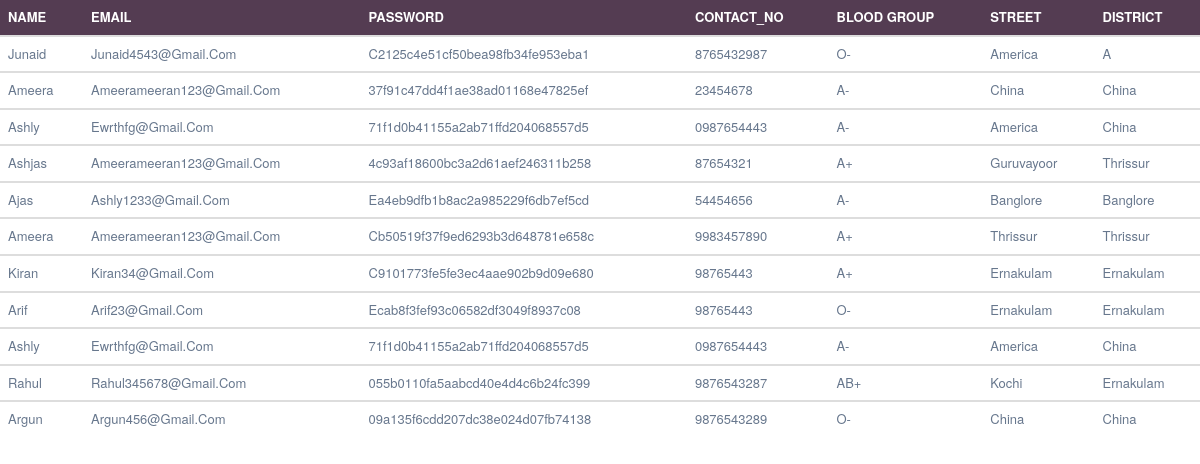
The app's page /admin/donorda.php with its own data.
### tables this page shows
CREATE TABLE IF NOT EXISTS `donor` (
  `id` int(100) NOT NULL AUTO_INCREMENT,
  `Name` varchar(200) NOT NULL,
  `Email` varchar(300) NOT NULL,
  `Password` varchar(100) NOT NULL,
  `Contact_no` varchar(200) NOT NULL,
  `Blood_group` varchar(300) NOT NULL,
  `Street` varchar(400) NOT NULL,
  `District` varchar(500) NOT NULL,
  `image` varchar(100) NOT NULL,
  `date` datetime NOT NULL DEFAULT current_timestamp(),
  PRIMARY KEY (`id`)
);

### admin/donorda.php (the view, shortened to what this page needs)
<?php
include('connect.php');
?>
<html lang="en">
<head>
    <link rel="stylesheet" href="https://maxcdn.bootstrapcdn.com/bootstrap/3.4.1/css/bootstrap.min.css">
    <link rel="stylesheet" href="style/donordastyle.css" type="text/css" />
</head>
<body>
    <div class="demotable">
        <div class="table-responsive">
            <?php
$sql="SELECT * FROM donor ";
if($req=mysqli_query($connect,$sql)){
    echo"<table class='table table-hover table-nowrap'>
    <thead class='thead-light' style='background-color: #543c52;
    text-transform: uppercase;
    font-size :12px;
    font-weight: 500;
    color: white'>
    <tr>
    <th scope='col' style='font-size:small'>Name</th>
        <th scope='col' style='font-size:small'>Email</th>
        <th scope='col' style='font-size:small'>Password</th>
        <th scope='col'style='font-size:small'>Contact_no</th>
        <th scope='col'style='font-size:small'>Blood Group</th>
        <th scope='col'style='font-size:small'>Street</th>
        <th scope='col'style='font-size:small'>District</th>
    </tr>
    </thead>";
   while($ar=mysqli_fetch_array($req)){
echo " <tbody>
<tr class='sbtable'>
<td style='font-size:small'>".$ar['Name']."</td>
<td style='font-size:small'>".$ar['Email']."</td>
<td style='font-size:small'>".$ar['Password']."</td>
<td style='font-size:small'>".$ar['Contact_no']."</td>
<td style='font-size:small'>".$ar['Blood_group']."</td>
<td style='font-size:small'>".$ar['Street']."</td>
<td style='font-size:small'>".$ar['District']."</td>
</tr>
</tbody>";
   }
echo "</table>";
}
?>
        </div>
    </div>
</body>
</html>

### admin/style/donordastyle.css (style rules this page uses)
* { margin:0px; padding: 0px }
body { font-family: "Helvetica Neue",Helvetica,Arial,sans-serif; font-size: 14px; line-height: 1.42857143; color: #333; }
.table { background:#543c52; }
.sbtable { background-color: white; text-transform: capitalize; color: rgb(103 119 141) }
.demotable { display: flex; flex-direction: column; }

### records on screen
donor: Name "Junaid", Email "Junaid4543@gmail.com", Password "C2125c4e51cf50bea98fb34fe953eba1", Contact_no "8765432987", Blood_group "O-", Street "America", District "A"
donor: Name "Ameera", Email "Ameerameeran123@gmail.com", Password "37f91c47dd4f1ae38ad01168e47825ef", Contact_no "23454678", Blood_group "A-", Street "China", District "China"
donor: Name "Ashly", Email "Ewrthfg@gmail.com", Password "71f1d0b41155a2ab71ffd204068557d5", Contact_no "0987654443", Blood_group "A-", Street "America", District "China"
donor: Name "Ashjas", Email "Ameerameeran123@gmail.com", Password "4c93af18600bc3a2d61aef246311b258", Contact_no "87654321", Blood_group "A+", Street "Guruvayoor", District "Thrissur"
donor: Name "Ajas", Email "Ashly1233@gmail.com", Password "Ea4eb9dfb1b8ac2a985229f6db7ef5cd", Contact_no "54454656", Blood_group "A-", Street "Banglore", District "Banglore"
donor: Name "Ameera", Email "Ameerameeran123@gmail.com", Password "Cb50519f37f9ed6293b3d648781e658c", Contact_no "9983457890", Blood_group "A+", Street "Thrissur", District "Thrissur"
donor: Name "Kiran", Email "Kiran34@gmail.com", Password "C9101773fe5fe3ec4aae902b9d09e680", Contact_no "98765443", Blood_group "A+", Street "Ernakulam", District "Ernakulam"
donor: Name "Arif", Email "Arif23@gmail.com", Password "Ecab8f3fef93c06582df3049f8937c08", Contact_no "98765443", Blood_group "O-", Street "Ernakulam", District "Ernakulam"
donor: Name "Ashly", Email "Ewrthfg@gmail.com", Password "71f1d0b41155a2ab71ffd204068557d5", Contact_no "0987654443", Blood_group "A-", Street "America", District "China"
donor: Name "Rahul", Email "Rahul345678@gmail.com", Password "055b0110fa5aabcd40e4d4c6b24fc399", Contact_no "9876543287", Blood_group "AB+", Street "Kochi", District "Ernakulam"
donor: Name "Argun", Email "Argun456@gmail.com", Password "09a135f6cdd207dc38e024d07fb74138", Contact_no "9876543289", Blood_group "O-", Street "China", District "China"
